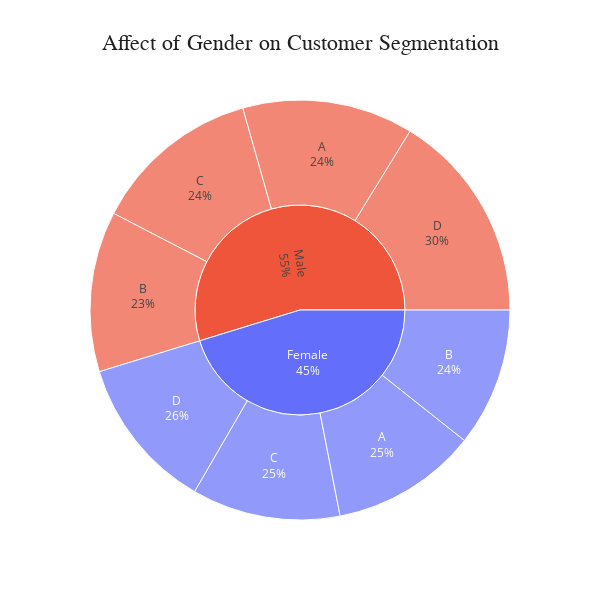
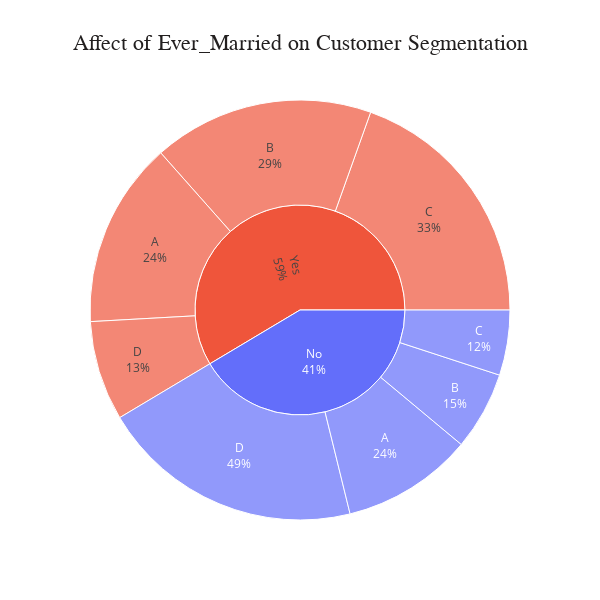
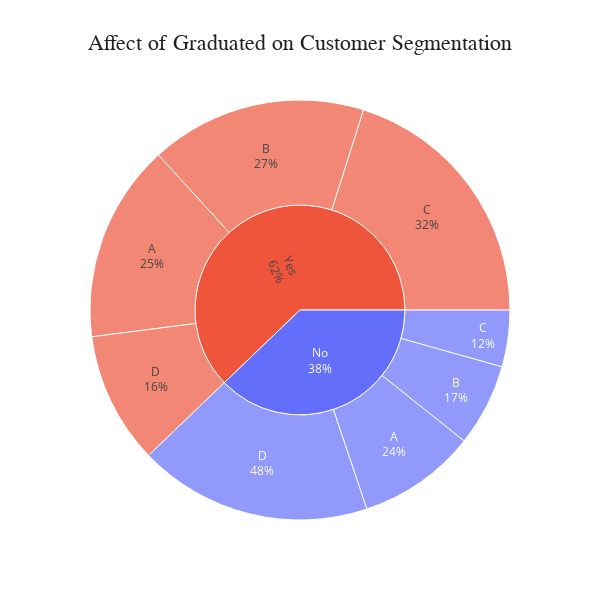
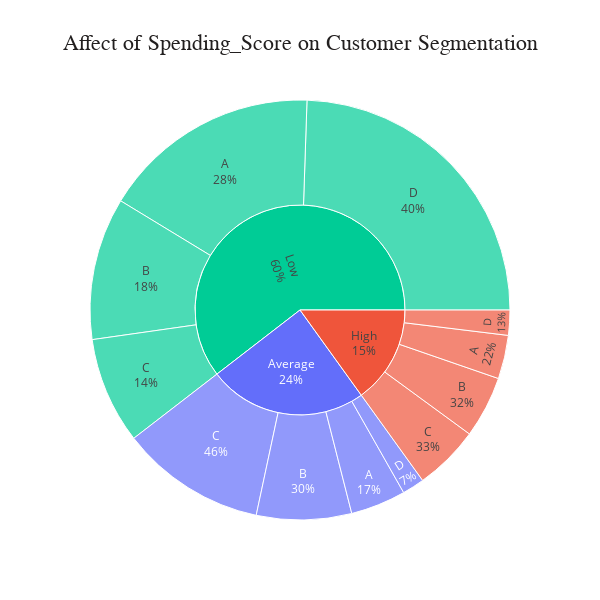

The cell these charts' notebook holds for them, in order:
### Code cell
for feature in ['Gender', 'Ever_Married', 'Graduated', 'Spending_Score']:
    plot_pie(feature)

### Figure 1 — Plotly figure (JSON) as saved in the notebook; plotly's stock layout.template omitted (floating-point values rounded to 4 significant figures)
{"data": [{"branchvalues": "total", "customdata": [["Female"], ["Male"], ["Female"], ["Male"], ["Female"], ["Male"], ["Female"], ["Male"], ["Female"], ["Male"]], "domain": {"x": [0.0, 1.0], "y": [0.0, 1.0]}, "hovertemplate": "labels=%{label}<br>count=%{value}<br>parent=%{parent}<br>id=%{id}<br>Gender=%{customdata[0]}<extra></extra>", "ids": ["Female/A", "Male/A", "Female/B", "Male/B", "Female/C", "Male/C", "Female/D", "Male/D", "Female", "Male"], "labels": ["A", "A", "B", "B", "C", "C", "D", "D", "Female", "Male"], "marker": {"colors": ["#636efa", "#EF553B", "#636efa", "#EF553B", "#636efa", "#EF553B", "#636efa", "#EF553B", "#636efa", "#EF553B"]}, "name": "", "parents": ["Female", "Male", "Female", "Male", "Female", "Male", "Female", "Male", "", ""], "textinfo": "label+percent parent", "type": "sunburst", "values": [909, 1063, 861, 997, 922, 1048, 959, 1309, 3651, 4417]}], "layout": {"height": 600, "legend": {"tracegroupgap": 0}, "plot_bgcolor": "white", "title": {"font": {"color": "#221f1f", "family": "Calibri Black", "size": 22}, "text": "Affect of Gender on Customer Segmentation", "x": 0.5}, "width": 600}}

### Figure 2 — Plotly figure (JSON) as saved in the notebook; plotly's stock layout.template omitted (floating-point values rounded to 4 significant figures)
{"data": [{"branchvalues": "total", "customdata": [["No"], ["Yes"], ["No"], ["Yes"], ["No"], ["Yes"], ["No"], ["Yes"], ["No"], ["Yes"]], "domain": {"x": [0.0, 1.0], "y": [0.0, 1.0]}, "hovertemplate": "labels=%{label}<br>count=%{value}<br>parent=%{parent}<br>id=%{id}<br>Ever_Married=%{customdata[0]}<extra></extra>", "ids": ["No/A", "Yes/A", "No/B", "Yes/B", "No/C", "Yes/C", "No/D", "Yes/D", "No", "Yes"], "labels": ["A", "A", "B", "B", "C", "C", "D", "D", "No", "Yes"], "marker": {"colors": ["#636efa", "#EF553B", "#636efa", "#EF553B", "#636efa", "#EF553B", "#636efa", "#EF553B", "#636efa", "#EF553B"]}, "name": "", "parents": ["No", "Yes", "No", "Yes", "No", "Yes", "No", "Yes", "", ""], "textinfo": "label+percent parent", "type": "sunburst", "values": [801, 1137, 479, 1348, 398, 1549, 1607, 609, 3285, 4643]}], "layout": {"height": 600, "legend": {"tracegroupgap": 0}, "plot_bgcolor": "white", "title": {"font": {"color": "#221f1f", "family": "Calibri Black", "size": 22}, "text": "Affect of Ever_Married on Customer Segmentation", "x": 0.5}, "width": 600}}

### Figure 3 — Plotly figure (JSON) as saved in the notebook; plotly's stock layout.template omitted (floating-point values rounded to 4 significant figures)
{"data": [{"branchvalues": "total", "customdata": [["No"], ["Yes"], ["No"], ["Yes"], ["No"], ["Yes"], ["No"], ["Yes"], ["No"], ["Yes"]], "domain": {"x": [0.0, 1.0], "y": [0.0, 1.0]}, "hovertemplate": "labels=%{label}<br>count=%{value}<br>parent=%{parent}<br>id=%{id}<br>Graduated=%{customdata[0]}<extra></extra>", "ids": ["No/A", "Yes/A", "No/B", "Yes/B", "No/C", "Yes/C", "No/D", "Yes/D", "No", "Yes"], "labels": ["A", "A", "B", "B", "C", "C", "D", "D", "No", "Yes"], "marker": {"colors": ["#636efa", "#EF553B", "#636efa", "#EF553B", "#636efa", "#EF553B", "#636efa", "#EF553B", "#636efa", "#EF553B"]}, "name": "", "parents": ["No", "Yes", "No", "Yes", "No", "Yes", "No", "Yes", "", ""], "textinfo": "label+percent parent", "type": "sunburst", "values": [729, 1219, 508, 1332, 348, 1607, 1437, 810, 3022, 4968]}], "layout": {"height": 600, "legend": {"tracegroupgap": 0}, "plot_bgcolor": "white", "title": {"font": {"color": "#221f1f", "family": "Calibri Black", "size": 22}, "text": "Affect of Graduated on Customer Segmentation", "x": 0.5}, "width": 600}}

### Figure 4 — Plotly figure (JSON) as saved in the notebook; plotly's stock layout.template omitted (floating-point values rounded to 4 significant figures)
{"data": [{"branchvalues": "total", "customdata": [["Average"], ["High"], ["Low"], ["Average"], ["High"], ["Low"], ["Average"], ["High"], ["Low"], ["Average"], ["High"], ["Low"], ["Average"], ["High"], ["Low"]], "domain": {"x": [0.0, 1.0], "y": [0.0, 1.0]}, "hovertemplate": "labels=%{label}<br>count=%{value}<br>parent=%{parent}<br>id=%{id}<br>Spending_Score=%{customdata[0]}<extra></extra>", "ids": ["Average/A", "High/A", "Low/A", "Average/B", "High/B", "Low/B", "Average/C", "High/C", "Low/C", "Average/D", "High/D", "Low/D", "Average", "High", "Low"], "labels": ["A", "A", "A", "B", "B", "B", "C", "C", "C", "D", "D", "D", "Average", "High", "Low"], "marker": {"colors": ["#636efa", "#EF553B", "#00cc96", "#636efa", "#EF553B", "#00cc96", "#636efa", "#EF553B", "#00cc96", "#636efa", "#EF553B", "#00cc96", "#636efa", "#EF553B", "#00cc96"]}, "name": "", "parents": ["Average", "High", "Low", "Average", "High", "Low", "Average", "High", "Low", "Average", "High", "Low", "", "", ""], "textinfo": "label+percent parent", "type": "sunburst", "values": [343, 271, 1358, 590, 384, 884, 903, 405, 662, 138, 156, 1974, 1974, 1216, 4878]}], "layout": {"height": 600, "legend": {"tracegroupgap": 0}, "plot_bgcolor": "white", "title": {"font": {"color": "#221f1f", "family": "Calibri Black", "size": 22}, "text": "Affect of Spending_Score on Customer Segmentation", "x": 0.5}, "width": 600}}
